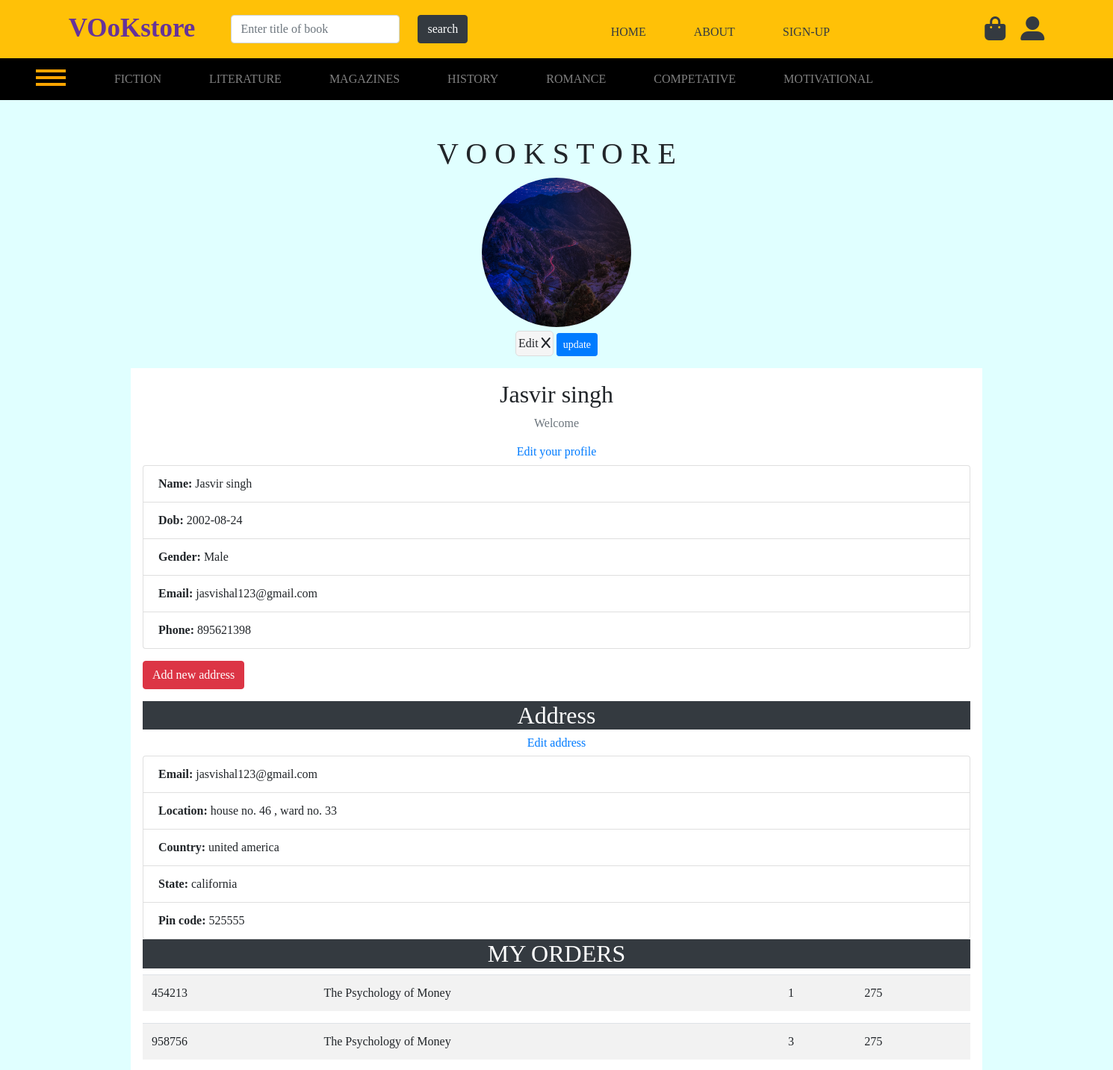
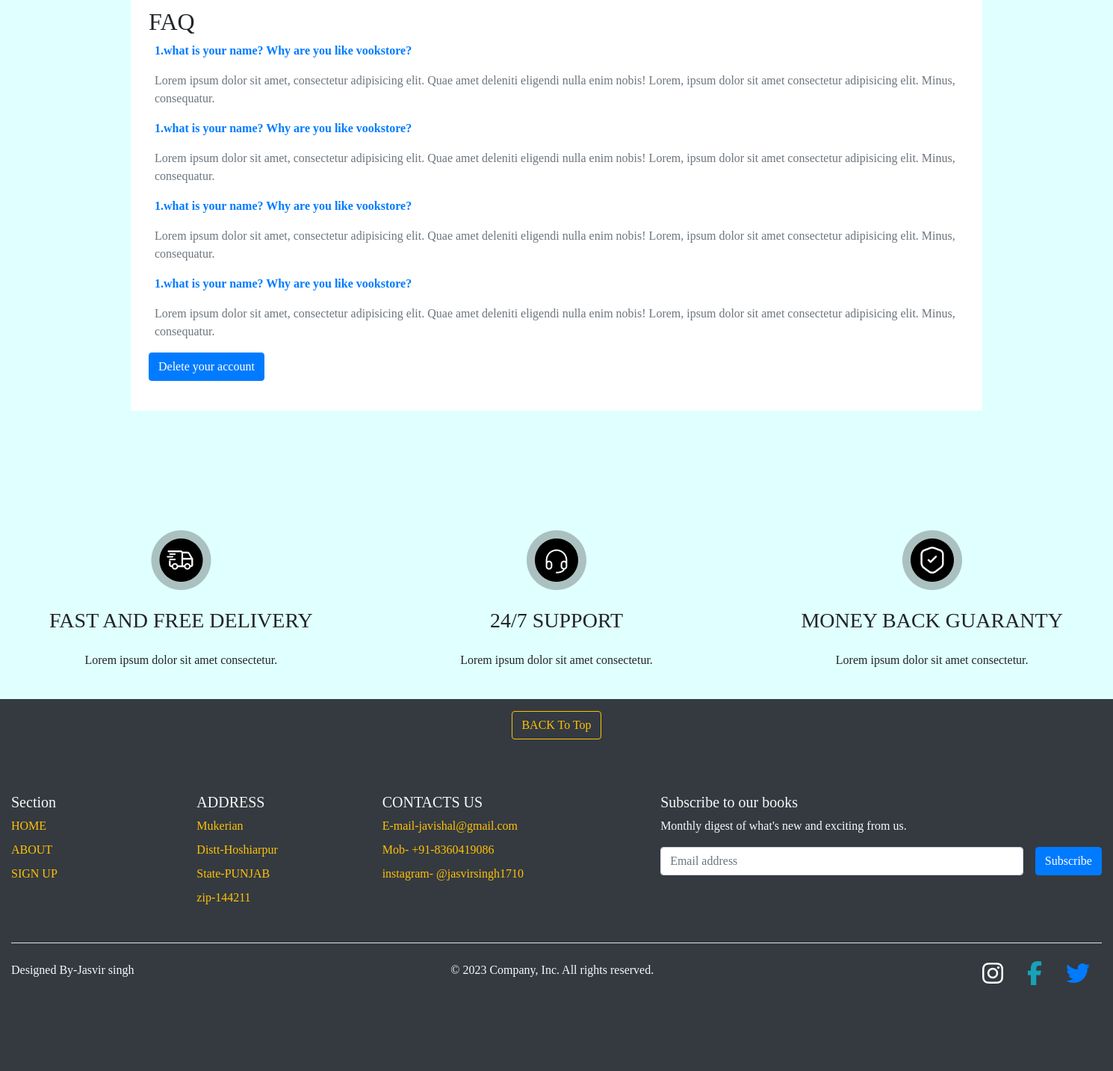
/Profile.php (signed in), run on the app's committed database (2 pictures, top to bottom).
### tables this page shows
CREATE TABLE `sign_up` (
  `id` int(11) NOT NULL,
  `name` varchar(50) NOT NULL,
  `email` varchar(255) NOT NULL,
  `password` varchar(8) NOT NULL,
  `mobile` int(12) NOT NULL,
  `profile` varchar(255) NOT NULL,
  `otp` int(11) NOT NULL,
  `resettoken` varchar(255) DEFAULT NULL,
  `resettokenexpire` date DEFAULT NULL,
  `dob` varchar(15) NOT NULL,
  `gender` varchar(10) NOT NULL
);

CREATE TABLE `address` (
  `id` int(255) NOT NULL,
  `first_name` varchar(50) NOT NULL,
  `last_name` varchar(50) NOT NULL,
  `username` varchar(15) NOT NULL,
  `email` varchar(50) NOT NULL,
  `address` varchar(255) NOT NULL,
  `second_add` varchar(255) NOT NULL,
  `country` varchar(50) NOT NULL,
  `state` varchar(50) NOT NULL,
  `zip` varchar(6) NOT NULL
);

CREATE TABLE `orders` (
  `order_id` int(255) NOT NULL,
  `title` varchar(255) NOT NULL,
  `email` varchar(50) NOT NULL,
  `quantity` int(10) NOT NULL,
  `price` int(255) NOT NULL,
  `image` varchar(255) NOT NULL,
  `status` int(255) NOT NULL
);

### Profile.php (the view, shortened to what this page needs)
<?php
include "king.php";
?>
<!DOCTYPE html>
<html lang="en">
<head>
    <link rel="stylesheet" href="https://stackpath.bootstrapcdn.com/bootstrap/4.5.2/css/bootstrap.min.css">
</head>
<body>
    <?php
        include "connection.php";
        if($_SESSION['login'] = true){
            $mail = $_SESSION['mail'];
        $vis = "SELECT * FROM `sign_up` Where email = '$mail'";
        $que = mysqli_query($conn,$vis);
        while($fetch = mysqli_fetch_array($que)){
        ?>
    <div class="text-center mt-5 ">
        <div class="bgcover">
        </div>
        <h1 class="text-center">V O O K S T O R E </h1>
        <img src="image/<?php echo $fetch['profile'] ?>" alt="Profile Image" height='200' width='200'
            style="border-radius: 50%;">
        <br>
        <form action="" method="post" enctype="multipart/form-data">
            <label for="fileInput" class="pencil">Edit <i class="fa fa-x fa-pencil"></i></label> <button
                class="btn btn-sm btn-primary" type="submit" name="update">update</button>
        </form>
    </div>
    <div class="container bg-white profile-container my-2 p-3">
        <div class="profile-details">
            <h2 class="text-center"><?php echo $fetch['name']; ?></h2>
            <p class="text-center text-muted">Welcome</p>
            <a href="Edit-profile.php" class="text-center">
                <h6 class="mb-2">Edit your profile</h6>
            </a>
            <ul class="list-group">
                <li class="list-group-item"><strong>Name:</strong> <?php echo $fetch['name']; ?></li>
                <li class="list-group-item"><strong>Dob:</strong> <?php echo $fetch['dob']; ?></li>
                <li class="list-group-item"><strong>Gender:</strong> <?php echo $fetch['gender']; ?></li>
                <li class="list-group-item"><strong>Email:</strong> <?php echo $fetch['email']; ?></li>
                <li class="list-group-item"><strong>Phone:</strong> <?php echo $fetch['mobile']; ?></li>
            </ul>
        </div>
        <?php
        }
    }
        ?>
        <a href="address.php" class="btn btn-danger my-3">Add new address</a>
        <?php
        include "connection.php";
        if($_SESSION['login'] = true){
            $mail = $_SESSION['mail'];
        $add = "SELECT * FROM `address` Where email = '$mail'";
        $sql = mysqli_query($conn,$add);
        while($row = mysqli_fetch_array($sql)){
                ?>
        <div class="profile-details">
            <h2 class="text-center bg-dark text-white">Address</h2>
            <a href="edit-address.php" class="text-center">
                <h6 class="mb-2">Edit address</h6>
            </a>
            <ul class="list-group">
                <li class="list-group-item"><strong>Email:</strong> <?php echo $row['email']; ?></li>
                <li class="list-group-item"><strong>Location:</strong> <?php echo $row['address']; ?></li>
                <li class="list-group-item"><strong>Country:</strong> <?php echo $row['country']; ?></li>
                <li class="list-group-item"><strong>State:</strong> <?php echo $row['state']; ?></li>
                <li class="list-group-item"><strong>Pin code:</strong> <?php echo $row['zip']; ?></li>
            </ul>
        </div>
        <?php
            }
        }
    else{
        echo '<script> window.location.href = "Sign-in.php";</script>';
    }
        ?>
        <div class="profile-details">
            <h2 class="text-center bg-dark text-white">MY ORDERS</h2>
            <?php
            if($_SESSION['login']=true){
                $m = $_SESSION['mail'];
                $show = "SELECT * FROM `orders` Where email = '$m'";
                $qu = mysqli_query($conn,$show);
                if(mysqli_num_rows($qu)>0){
                while($r = mysqli_fetch_array($qu)){
                    if($r['status']=1){
                    ?>
            <table class="table table-striped">
                <tbody>
                    <tr>
                        <td><?php echo $r['order_id']; ?></td>
                        <td><?php echo $r['title']; ?></td>
                        <td><?php echo $r['quantity']; ?></td>
                        <td><?php echo $r['price']; ?></td>
                    </tr>
                </tbody>
            </table>
            <?php
                    }
                }
            }
                else{
                    echo '<h3 class="text-danger">Your order list is empty.</h3>';
                }
            }
            ?>
        </div>
        <div class="faq my-4 ml-2">
            <h2 class="text-black">FAQ</h2>
            <p><strong class="text-primary ml-2">1.what is your name? Why are you like vookstore?</strong></p>
            <p class="text-muted ml-2">Lorem ipsum dolor sit amet, consectetur adipisicing elit. Quae amet deleniti
                eligendi nulla enim nobis! Lorem, ipsum dolor sit amet consectetur adipisicing elit. Minus, consequatur.
            </p>
            <p><strong class="text-primary ml-2">1.what is your name? Why are you like vookstore?</strong></p>
            <p class="text-muted ml-2">Lorem ipsum dolor sit amet, consectetur adipisicing elit. Quae amet deleniti
                eligendi nulla enim nobis! Lorem, ipsum dolor sit amet consectetur adipisicing elit. Minus, consequatur.
            </p>
            <p><strong class="text-primary ml-2">1.what is your name? Why are you like vookstore?</strong></p>
            <p class="text-muted ml-2">Lorem ipsum dolor sit amet, consectetur adipisicing elit. Quae amet deleniti
                eligendi nulla enim nobis! Lorem, ipsum dolor sit amet consectetur adipisicing elit. Minus, consequatur.
            </p>
            <p><strong class="text-primary ml-2">1.what is your name? Why are you like vookstore?</strong></p>
            <p class="text-muted ml-2">Lorem ipsum dolor sit amet, consectetur adipisicing elit. Quae amet deleniti
                eligendi nulla enim nobis! Lorem, ipsum dolor sit amet consectetur adipisicing elit. Minus, consequatur.
            </p>
            <button class="btn btn-primary" id="delete">Delete your account</button>
        </div>
    </div>
</body>
</html>
<?php
include "kong.php";
?>

### king.php (shortened to what this page needs)
<!doctype html>
<html lang="en">
<head>
  <link rel="stylesheet" href="https://cdn.jsdelivr.net/npm/bootstrap@4.5.3/dist/css/bootstrap.min.css"
>
    <link rel="stylesheet" href="V-book.css">
    <link rel="stylesheet" href="V-media.css">
    <link rel="stylesheet" href="styles.css">
</head>
<body>
  <header>
  <div class="container-fluid bg-warning logobar d-flex flex-column flex-lg-row align-items-center justify-content-around" id="top">
    <div class="logo d-md-flex">
      <div>
      <span class="c-text ml-md-0 ml-5 mr-5">VOoKstore</span>
    </div>
    <div class="my-2">
      <form action="" method="post" enctype="multipart/form-data" class="d-flex">
      <div class="search mr-4"><input type="text" name="title" class="form form-control" placeholder="Enter title of book"></div>
      <div class="search"><input type="submit" class="btn btn-dark" name="search" value="search"></div>
</form>
    </div>
    </div>
    <div class='d-flex great'>
      <a class="nav-link mx-1 mx-md-3 mt-2 text-dark active" href="index.php">HOME<span class="sr-only">(current)</span></a>
      <a class="nav-link mx-1 mx-md-3 mt-2 text-dark" href="about.php">ABOUT<span class="sr-only">(current)</span></a>
      <a class="nav-link mx-1 mx-md-3 mt-2 text-dark" href="Sign-up.php">SIGN-UP<span class="sr-only">(current)</span></a>
    </div>
    <div class="social-logo">
      <a href="add-to-card.php"><i class="fa fa-2x fa-shopping-bag mx-3 text-dark" id="bagicon" aria-hidden="true"></i></a>
      <a href="#" class="profileicon"><i class="fa fa-2x fa-user-alt text-dark" id="instaicon" aria-hidden="true"></i></a>
    </div>
  </div>
  <nav class="navbar navbar-expand-lg j navbar-dark">
    <div class="burger container-fluid flex-column mx-3">
      <div class="line"></div>
      <div class="line"></div>
      <div class="line"></div>
    </div>
    <div class="collapse navbar-collapse" id="navbarNavAltMarkup">
      <div class="navbar-nav">
        <li class="nav-item mx-md-4 dropdown">
          <a text-darka class="nav-link" href="Fiction.php" id="navbarDropdownMenuLink" role="button">
            FICTION
          </a>
        </li>
        <li class="nav-item mx-md-4 dropdown">
          <a text-darka class="nav-link" href="Literature.php" id="navbarDropdownMenuLink" role="button"
            >
            LITERATURE
          </a>
        </li>
        <li class="nav-item mx-md-4 dropdown">
          <a text-darka class="nav-link" href="Magazine.php" id="navbarDropdownMenuLink" role="button"
            >
            MAGAZINES
          </a>
        </li>
        <li class="nav-item mx-md-4 dropdown">
          <a text-darka class="nav-link" href="History.php" id="navbarDropdownMenuLink" role="button"
            >
            HISTORY
          </a>
        </li>
        <li class="nav-item mx-md-4 dropdown">
          <a text-darka class="nav-link" href="Romance.php" id="navbarDropdownMenuLink" role="button"
            >
            ROMANCE
</a>
        </li>
        <li class="nav-item mx-md-4 dropdown">
          <a text-darka class="nav-link" href="Competative.php" id="navbarDropdownMenuLink" role="button"
            >
            COMPETATIVE
          </a>
        </li>
        <li class="nav-item mx-md-4 dropdown">
          <a text-darka class="nav-link" href="Motivational.php" id="navbarDropdownMenuLink" role="button"
            >
            MOTIVATIONAL
          </a>
        </li>
      </div>
    </div>
  </nav>
</header>
</body>
</html>

### kong.php (shortened to what this page needs)
<!doctype html>
<html lang="en">
<head>
  <link rel="stylesheet" href="https://cdn.jsdelivr.net/npm/bootstrap@4.5.3/dist/css/bootstrap.min.css"
>
    <link rel="stylesheet" href="V-book.css">
    <link rel="stylesheet" href="V-media.css">
    <link rel="stylesheet" href="styles.css">
</head>
<body>
<section class="section">
<div class="container-fluid services_container mb-4">
<div class="service">
<img src="./image/icons/service-1.png" alt="" class="service_img scroll-del" id="third"  />
<h3 class="service_title">FAST AND FREE DELIVERY</h3>
<p class="service_p">Lorem ipsum dolor sit amet consectetur.</p>
</div>
<div class="service">
<img src="./image/icons/service-2.png" alt="" class="service_img scroll-24"  id="four"/>
<h3 class="service_title">24/7 SUPPORT</h3>
<p class="service_p">Lorem ipsum dolor sit amet consectetur.</p>
</div>
<div class="service">
<img src="./image/icons/service-3.png" alt="" class="service_img scroll-m" id="five" />
<h3 class="service_title">MONEY BACK GUARANTY</h3>
<p class="service_p">Lorem ipsum dolor sit amet consectetur.</p>
</div>
</div>
</section>
<div class="container-fluid bg-dark text-light">
<h5 class="text-center text-light py-3"><a href="#top"><button class="btn btn-outline-warning">BACK To Top</button></a></h5>
<footer class="py-5">
<div class="row " id="tablet">
<div class="col-6 col-md-2 mb-3">
<h5>Section</h5>
<ul class="nav flex-column">
  <li class="nav-item mb-2"><a href="V-book.php" class="nav-link text-warning p-0 text-body-secondary">HOME</a></li>
  <li class="nav-item mb-2"><a href="about.php" class="nav-link text-warning p-0 text-body-secondary">ABOUT</a>
  </li>
  <li class="nav-item mb-2"><a href="Sign-up.php" class="nav-link text-warning p-0 text-body-secondary">SIGN UP</a></li>
</ul>
</div>
<div class="col-6 col-md-2 mb-3">
<h5>ADDRESS</h5>
<ul class="nav flex-column" id="tab-2">
  <li class="nav-item text-warning mb-2">Mukerian</a></li>
  <li class="nav-item text-warning mb-2">Distt-Hoshiarpur</li>
  <li class="nav-item text-warning mb-2">State-PUNJAB</li>
  <li class="nav-item text-warning mb-2">zip-144211</li>
</ul>
</div>
<div class="col-6 col-md-2 mb-3">
<h5>CONTACTS US</h5>
<ul class="nav flex-column" id="tab-3">
  <li class="nav-item text-warning mb-2">E-mail-javishal@gmail.com</li>
  <li class="nav-item text-warning mb-2">Mob- +91-8360419086</li>
  <li class="nav-item text-warning mb-2">instagram- @jasvirsingh1710</li>
</ul>
</div>
<div class="col-lg-5 offset-md-1 mb-3">
<form>
  <h5>Subscribe to our books</h5>
  <p>Monthly digest of what's new and exciting from us.</p>
  <div class="d-flex flex-column flex-sm-row w-100 gap-2">
    <input id="newsletter1" type="text" class="form-control mr-3" placeholder="Email address"
      fdprocessedid="dwndes">
    <button class="btn btn-primary" type="button">Subscribe</button>
  </div>
</form>
</div>
</div>
<div class="d-flex flex-column flex-sm-row justify-content-between py-4 my-4 border-top">
<span>Designed By-Jasvir singh </span><p>© 2023 Company, Inc. All rights reserved.</p>
<ul class="list-unstyled d-flex">
<li class="ms-3">
  <a href="#"><i class="fa fa-2x fa-instagram text-white mx-3" id="bagicon" aria-hidden="true"></i></a>
</li>
<li class="ms-3">
  <a href="#"><i class="fa fa-2x fa-facebook text-info mx-3" id="bagicon" aria-hidden="true"></i></a>
</li>
<li class="ms-3">
  <a href="#"><i class="fa fa-2x fa-twitter text-primary mx-3" id="bagicon" aria-hidden="true"></i></a>
</li>
</ul>
</div>
</footer>
</div>
</body>
</html>

### V-book.css (style rules this page uses)
* { margin: 0; padding: 0; }
html { scroll-behavior: smooth; }
body { background-color: lightcyan; font-family: Georgia, 'Times New Roman', Times, serif; }
.j { background-color: black; }
.logobar { background-color: lightcyan; padding: 12px; }
#bagicon { color: orange; }
.c-text { color: rebeccapurple; font-family: Georgia, 'Times New Roman', Times, serif; font-weight: 600; font-size: 35px; }
.burger { width: 5%; }
.line { height: 4px; width: 40px; background-color: orange; margin-bottom: 5px; }
.scroll-del { animation-name: del; animation-duration: 4s; animation-fill-mode: forwards; animation-iteration-count: infinite; animation-play-state: running; }
.scroll-24 { animation-name: twofour; animation-duration: 4s; animation-fill-mode: forwards; animation-iteration-count: infinite; animation-play-state: running; }
.scroll-m { animation-name: m; animation-duration: 4s; animation-fill-mode: forwards; animation-iteration-count: infinite; animation-play-state: running; }

### styles.css (style rules this page uses)
:root { --font-main: "Inter", sans-serif; --colo-primary: #db4444; --colo-dark-1: #000000; --colo-dark-2: #7d8184; --colo-white-1: #ffffff; --colo-white-2: #f5f5f5; }
.nav { width: 100%; height: 8rem; }
.section { margin-top: 10rem; }
.services_container { width: 100%; display: grid; grid-template-columns: repeat(auto-fit, minmax(22rem, 1fr)); grid-gap: 3rem; }
.service { text-align: center; }
.service_title { margin: 1.5rem 0rem; }

### king.php (style rules this page uses)
html { scroll-behavior: smooth; }
.great a { transition: all 0.5s ease-in; }

### Profile.php (style rules this page uses)
.profile-container { max-width: 600px; margin: auto; }
.bgcover { Height: 211px; width: 60%; position: absolute; top: 50px; margin-left: 20%; z-index: -1; }
.pencil { background-color: #f5f5f5; padding: 4px 3px; margin-top: 5px; border: 1px solid #ddd; border-radius: 5px; cursor: pointer; transition: background-color 0.3s ease; }
.pencil::before { width: 8px; height: 100%; left: 50%; margin-left: -4px; }
.pencil::after { width: 16px; height: 30px; border-radius: 0 0 8px 8px; top: -30px; left: 50%; margin-left: -8px; }

### kong.php (style rules this page uses)
html { scroll-behavior: smooth; }

### data on the page
sign_up: profile (picture), name "Jasvir singh", dob "2002-08-24", gender "Male", email "jasvishal123@gmail.com", mobile "895621398"
address: email "jasvishal123@gmail.com", address "house no. 46 , ward no. 33", country "united america", state "california", zip "525555"
orders: order_id "454213", title "The Psychology of Money", quantity "1", price "275"
orders: order_id "958756", title "The Psychology of Money", quantity "3", price "275"
